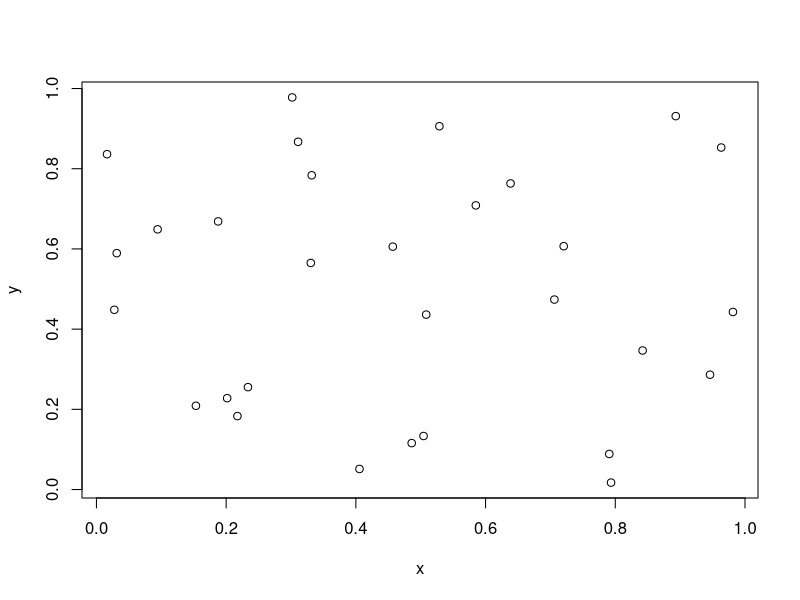
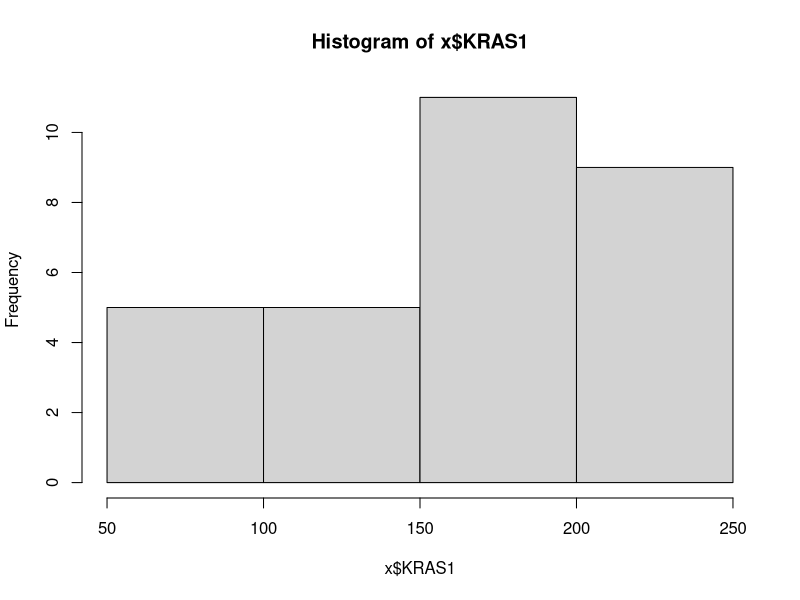
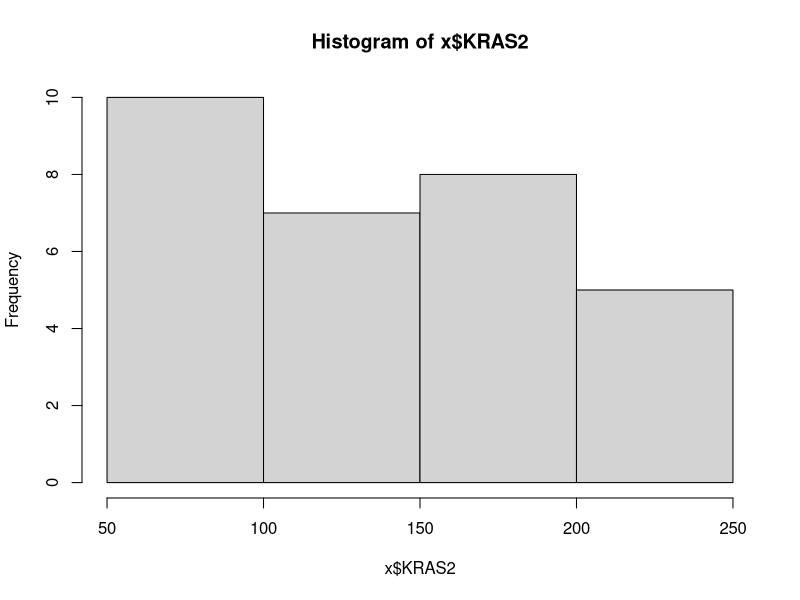
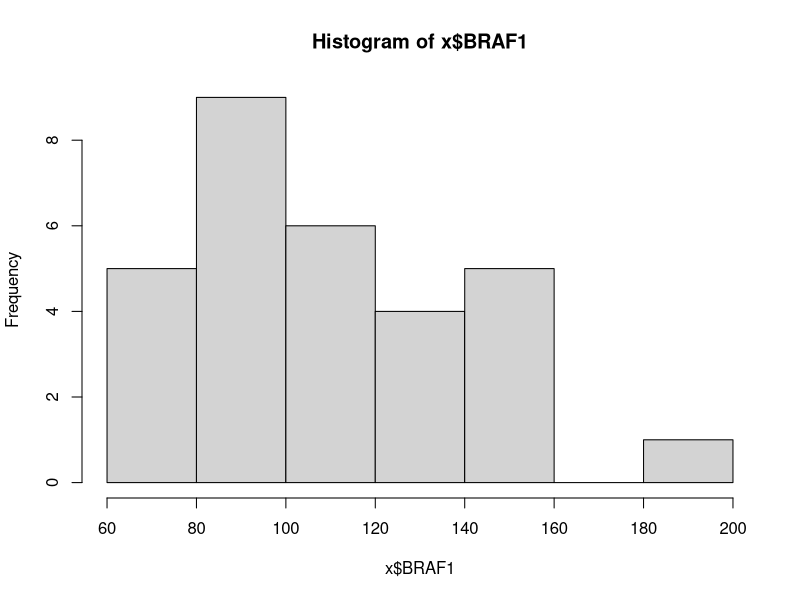
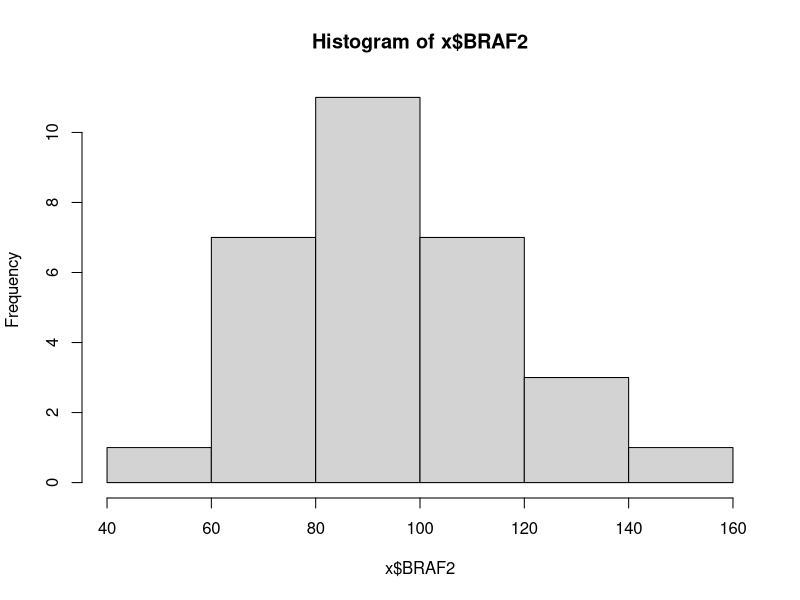

These figures' R source, in order:

x <- runif(30)
y <- runif(30)
plot(x,y)
wilcox.test(x,y)
y <- runif(30,max=1.5)
wilcox.test(x,y)
?wilcox.test

setwd("C:/Users/yazdan/Desktop/Applied Statistics/Practical/07-nonpar/")
x = read.csv("wilcox.csv")
head(x)

hist(x$KRAS1)
hist(x$KRAS2)
wilcox.test(x$KRAS1, x$KRAS2,paired = TRUE) 
t.test(x$KRAS1,x$KRAS2,paired = TRUE)

hist(x$BRAF1)
hist(x$BRAF2)
wilcox.test(x$BRAF1, x$BRAF2,paired = TRUE) 
t.test(x$BRAF1,x$BRAF2,paired = TRUE)

y = read.csv("kruskal.csv")
head(y)
kruskal.test(BRAF ~ Month, data = y)


r <- runif(30,80,440)
write.csv(r, file = "1.csv")
